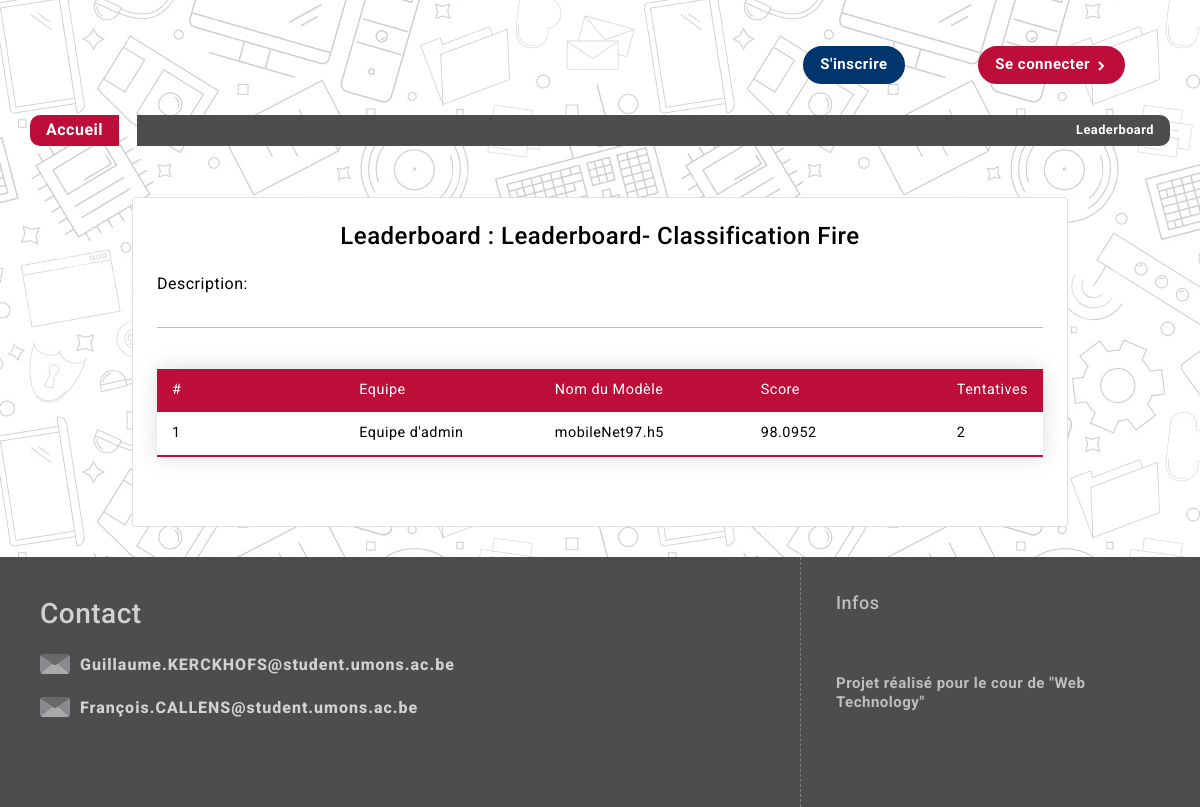
Screenshot of /boardProfil/7/ with the database file from the repository.
### boards/models.py (models this page shows, shortened)
class Boards(models.Model):
    name=models.CharField(max_length=150,unique=True)
    description = models.TextField(blank=True)
    createdAt = models.DateField(default=datetime.now, blank=True)
    closingDate = models.DateField(blank=True)
    category=models.ForeignKey(Category, on_delete=models.CASCADE)

class submittedModel(models.Model):
    best_model=models.CharField(max_length=150)
    number_entries = models.IntegerField(default=1,blank=True)
    score = models.FloatField(default=None,blank=True)
    last_score = models.FloatField(default=None,blank=True)
    date_published = models.DateField(default=datetime.now, blank=True)
    team=models.ForeignKey(Team, on_delete=models.CASCADE)
    board=models.ForeignKey(Boards,on_delete=models.CASCADE,default=None)

### users/models.py (models this page shows, shortened)
class Team(models.Model):
    name=models.CharField(max_length=150, unique=True)
    members=models.ManyToManyField(CustomUser,through="Membership")

### gui/views.py (the view)
# urls.py: path("boardProfil/<int:board_id>/",boardProfil_view,name="boardProfil"),
def boardProfil_view(request,board_id,team_id=None):
	board=getBoard(board_id)
	if board is not None:
		lastModel=None
		if team_id is not None:
			team=getTeam(team_id)
			lastModel=submittedModel.objects.get(team=team,board=board)
		available=datetime.today().date() < board.closingDate
		score=getScoreBoards(board_id)
		context = {'board': board,'score':score,'available':available,'lastModel':lastModel}
		return render(request,'gui/HTML/board.html',context)
	return redirect(homeView)

### gui/views.py (called while the page is built)
def getBoard(board_id):
	try:
		board=Boards.objects.get(id=board_id)
	except:
		board=None
	return board

def getScoreBoards(id_board):
	try:
		board=Boards.objects.get(id=id_board)
		score=submittedModel.objects.filter(board=board).order_by('-score')
	except:
		score=None
	return score

### templates/gui/HTML/board.html (shortened to what this page needs)
{% extends "gui/HTML/base.html" %}
{% load bootstrap5 %}
{% block content %}
<div class="container" id="Informations">
    <div class="card p-4">
        <h4 class="card-title font-weight-bold text-center">Leaderboard : {{board.name}}</h4>
        <p>Description:{{board.description}}</p>
        <hr>
        <div class="card-text">
            <table>
                <thead>
                    <tr>
                        <td>#</td>
                        <td>Equipe</td>
                        <td>Nom du Modèle</td>
                        <td>Score</td>
                        <td>Tentatives</td>
                    </tr>
                </thead>
                {% if score != None %}
                    {% for s in score %}
                        <tr>
                            <td> {{ forloop.counter }}</td>
                            <td> <a href="{% url 'teamProfil' s.team.id %}" class="linkProfil">{{s.team.name}} </a> </td>
                            <td>  {{s.best_model}}</td>
                            <td>  {{s.score}}</td>
                            <td>  {{s.number_entries}}</td>
                        </tr>
                    {% endfor %}
                {% endif %}
            </table>
        </div>
    </div>
</div>
{% endblock %}

### static/CSS/default.css (style rules this page uses)
* { box-sizing: border-box; font-family: 'Roboto', Arial, Helvetica, sans-serif; letter-spacing: 0.5px; }
html, body { margin: 0; padding: 0; font-size: 16px; line-height: 1.3; height: 100%; }
body { background: url(../images/background_20.png) 600px repeat; background-attachment: fixed; }
a { text-decoration: none; color: #1b7eff; }

### static/CSS/style.css (style rules this page uses)
.card { color:black; height: 100%; }
p { margin-top: 1rem; }
.linkProfil { color: black; }

### static/CSS/table.css (style rules this page uses)
table { border-collapse: collapse; margin: 25px 0; font-size: 0.9em; font-family: sans-serif; width: 100%; box-shadow: 0 0 20px rgba(0, 0, 0, 0.15); }
table thead tr { background-color: #BD0E3A; color: #ffffff; text-align: left; }
table th, table td { padding: 12px 15px; width: 25%; }
table tbody tr { border-bottom: 1px solid #dddddd; }
table tbody tr:last-of-type { border-bottom: 2px solid #BD0E3A; }

### rows the page displays
Boards: name "Leaderboard- Classification Fire"
submittedModel: team.name "Equipe d'admin", best_model "mobileNet97.h5", score "98.0952", number_entries "2"
